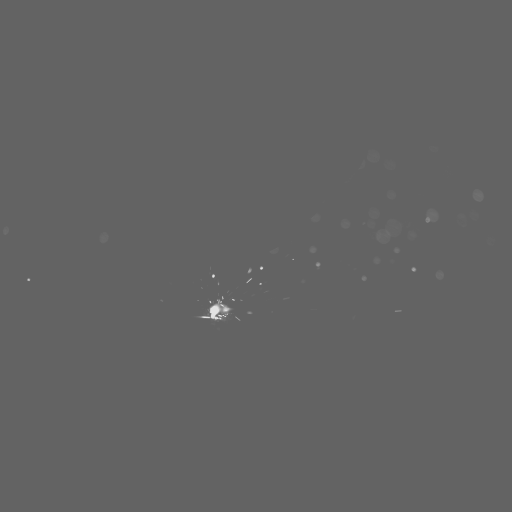
#> input picture frame 0 of IR_track/IR200f.avi, 1024 x 1024 px, given in place of original.avi, which was not available (shown at 1/2 size)
$ python count_opticalFlow.py
#> lines starting #> are read from the running program, lines starting #| are printed output that depends on the picture; after the words box and inside, x2 and y2 are one past the last pixel; in counts of white or black regions, pixels touching at a corner belong together; long printed decimals are rounded; pictures that were not available may be replaced by others from this repository, and a replacement may not be noted
import cv2
import numpy as np

# return the single frame at the given index
def frameGen(frameIndex):
	# check for valid frame number
#> called with frameIndex = 0
    if frameIndex >= 0 & frameIndex <= totalFrames:
    	# set frame position
    	cap.set(cv2.CAP_PROP_POS_FRAMES,frameIndex)
    else:
    	print("Error: frame index out of range")

    ret, frame = cap.read()
#> frame is the input picture: shape (1024, 1024, 3); min 99, max 226, mean 99.2
    # cv2.imwrite("frame"+str(frameIndex)+".jpg", frame)
    return(frame)

# returns local average bacground image for a given index
def bgCalc(i):
	# number of frames for calculating the average | odd val
#> called with i = 0
	windowSize = 9
	# number if frame padded to the left and right of the index i
	padding = (windowSize-1)//2
	fgbg = cv2.createBackgroundSubtractorMOG2()
	if i<padding:
		for j in range(i+8):
			fgmask=fgbg.apply(frameGen(j),learningRate=0.2)
			# fgmask=cv2.BackgroundSubtractor.apply(image[, fgmask[, learningRate]])
			bgmask=fgbg.getBackgroundImage()
#> this loop made 8 passes
#> pass 2, in bgCalc, `fgmask=fgbg.apply(frameGen(j),learningRate=0.2)`:
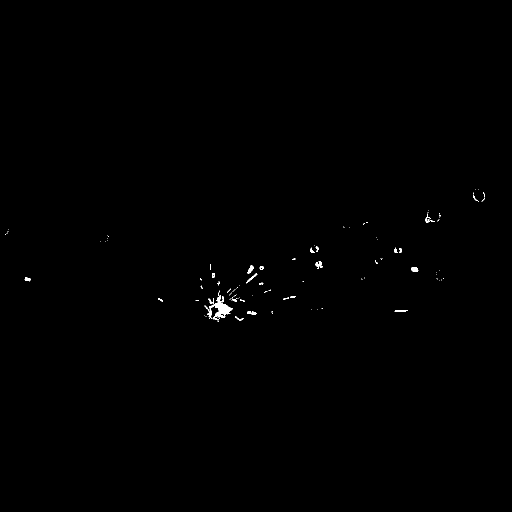
#> fgmask: shape (1024, 1024) (shown at 1/2 size); values 0 (black) and 127 (white), 0.24% white; 106 white regions (83 under 20 px), largest, box (x1, y1, x2, y2) and area: (409, 591, 465, 640) 928, (631, 522, 645, 536) 112, (822, 534, 837, 544) 108
#> pass 3, in bgCalc, `fgmask=fgbg.apply(frameGen(j),learningRate=0.2)`:
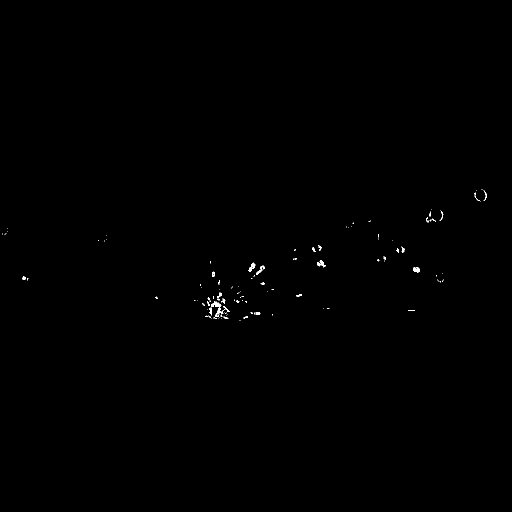
#> fgmask: shape (1024, 1024) (shown at 1/2 size); values 0 (black) and 127 (white), 0.17% white; 117 white regions (91 under 20 px), largest, box (x1, y1, x2, y2) and area: (422, 602, 459, 637) 283, (497, 525, 511, 543) 111, (634, 521, 651, 535) 107

	elif i>=padding and i<=totalFrames-padding:
		for j in range(i-padding,i+padding):
			fgmask=fgbg.apply(frameGen(j),learningRate=0.2)
			# fgmask=cv2.BackgroundSubtractor.apply(image[, fgmask[, learningRate]])
			bgmask=fgbg.getBackgroundImage()
			# cv2.imwrite(str(j)+".jpg",bgmask)
			# cv2.imwrite("a"+str(j)+".jpg",fgmask)

	elif i>totalFrames-padding:
		for j in range(i-8,totalFrames):
			fgmask=fgbg.apply(frameGen(j),learningRate=0.2)
			# fgmask=cv2.BackgroundSubtractor.apply(image[, fgmask[, learningRate]])
			bgmask=fgbg.getBackgroundImage()
	else:
		print("Incorrect frame index")
	return(bgmask)

# identifies the particles in the frame and saves the labeled image
def circleIdentifier(i):
    imgFrame = frameGen(i)
    img = 2*(0.5*imgFrame-0.5*bgCalc(i))
    cv2.imwrite("out/kang"+str(i)+".jpg",img)
    img=cv2.imread("out/kang"+str(i)+".jpg",0)
#> img: shape (1024, 1024); min 0, max 105, mean 0.1

    # adaptive mean thresholding
    th2 = cv2.adaptiveThreshold(img,255,cv2.ADAPTIVE_THRESH_MEAN_C,cv2.THRESH_BINARY,11,2)
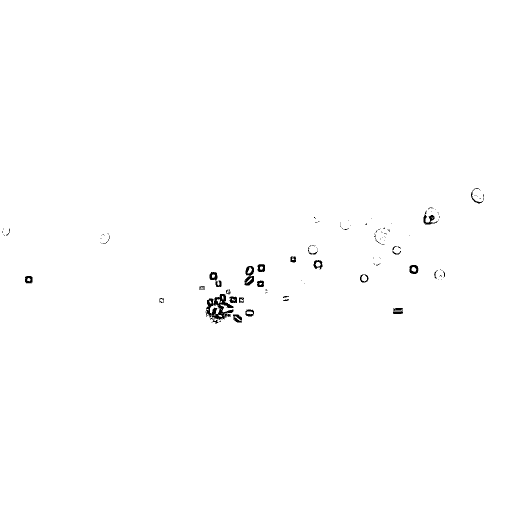
#> th2: shape (1024, 1024) (shown at 1/2 size); 99.5% white; 117 black regions (88 under 20 px), largest, box (x1, y1, x2, y2) and area: (411, 588, 467, 647) 1423, (489, 532, 508, 571) 442, (419, 544, 443, 574) 299

    # removing noise using kernel
    kernel = 2*np.ones((3,3),np.float32)
    median = cv2.filter2D(th2,-1,kernel)
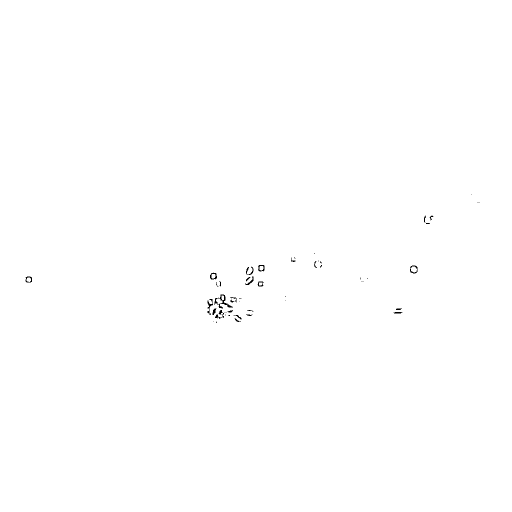
#> median: shape (1024, 1024) (shown at 1/2 size); 99.8% white; black in thin lines or dots, all inside (x1, y1, x2, y2) = (51, 388, 959, 646)

    # HoughCircles method
    circles = cv2.HoughCircles(median, cv2.HOUGH_GRADIENT, 1, median.shape[0]/30, param1=60, param2=10,minRadius=5, maxRadius=20)
#> circles = [[461.5, 612.5, 19.4], [522.5, 535.5, 7.4], [496.5, 562.5, 6], [426.5, 552.5, 6.9], [825.5, 539.5, 6.9], [424.5, 623.5, 5.5], [56.5, 559.5, 5.5]]
    return(circles,median)

    # [13 lines of commented-out code are left out]
    """
    status – output status vector (of unsigned chars); each element of the vector is set to 1
    if the flow for the corresponding features has been found, otherwise, it is set to 0.
    err – output vector of errors; each element of the vector is set to an error for the
    corresponding feature, type of the error measure can be set in flags parameter;
    if the flow wasn’t found then the error is not defined (use the status parameter to find such cases).
    """
# # count the unique particles appearing in the video with their radii
# def uParticles(i):
#
#     # new frame updation
#     nCircles,newFrame = circleIdentifier(i)
#     nCenters = nCircles[:,:,:2] #center obtained by hough method
#
#     if i==1:
#         circles,oldFrame = circleIdentifier(0)
#         centers=circles[:,:,:2]
#
#     # calculate optical flow
#     updatedCenter, st, err = cv2.calcOpticalFlowPyrLK(oldFrame, newFrame, centers, None, **lk_params)
#     print("nCenters",nCenters)
#     print("updatedCenter",updatedCenter)
#     print(st)
#
#     # TODO: Select good points using st
#     good_new = updatedCenter
#     good_old = centers
#
#     # draw the tracks
#     tFrame=frameGen(i)
#     for k,(new,old) in enumerate(zip(good_new[0], good_old[0])):
#         a,b = new.ravel()
#         c,d = old.ravel()
#         print(k,a,b)
#         tFrame = cv2.circle(tFrame,(a,b),5,color[k].tolist(),-1)
#     cv2.imwrite('tempout/frame'+str(i)+'.jpg',tFrame)
#
#     # Now update the previous frame and previous points
#     # oldFrame = newFrame.copy()
#     centers = updatedCenter
#     oldFrame = newFrame
# #_______________________________________________________________________________
# FUnctions end. start of the program

# capture frames from a camera
cap = cv2.VideoCapture('original.avi')
# get total number of frames
totalFrames = cap.get(cv2.CAP_PROP_FRAME_COUNT)

# Parameters for lucas kanade optical flow
lk_params = dict( winSize  = (30,30),
                  maxLevel = 2,
                  criteria = (cv2.TERM_CRITERIA_EPS | cv2.TERM_CRITERIA_COUNT, 10, 0.03))
# Create some random colors for drawing tracks
color = np.random.randint(0,255,(100,3))

# contains center coordinates and radii of the cicles
xCord = []
yCord = []
rad = []

# initialization frame
circles,oldFrame = circleIdentifier(0)
centers=circles[:,:,:2]
#> centers = [[461.5, 612.5], [522.5, 535.5], [496.5, 562.5], [426.5, 552.5], [825.5, 539.5], [424.5, 623.5], [56.5, 559.5]]
print(oldFrame)
#> (printed output is left out)
for index in range(len(circles[0][0])):
    xCord.append(circles[0][index][0])
    yCord.append(circles[0][index][1])
    rad.append(circles[0][index][2])
#> this loop made 3 passes
#> after the loop, rad = [19.4, 7.4, 6]; xCord = [461.5, 522.5, 496.5]; yCord = [612.5, 535.5, 562.5]


# doing the process for each frame
for i in range(1,int(totalFrames)):
	# new frame updation
    nCircles,newFrame = circleIdentifier(i)
#> call 2 of circleIdentifier, with i = 1
#> in circleIdentifier (call 2), `th2 = cv2.adaptiveThreshold(img,255,cv2.ADAPTIVE_THRESH_MEAN_C,cv2.THR..`:
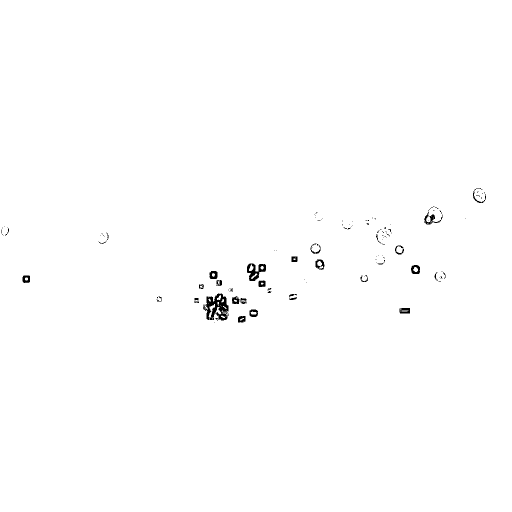
#> th2: shape (1024, 1024) (shown at 1/2 size); 99.5% white; 115 black regions (81 under 20 px), largest, box (x1, y1, x2, y2) and area: (406, 587, 457, 641) 1525, (494, 527, 532, 562) 658, (848, 423, 885, 449) 277
#> in circleIdentifier (call 2), `median = cv2.filter2D(th2,-1,kernel)`:
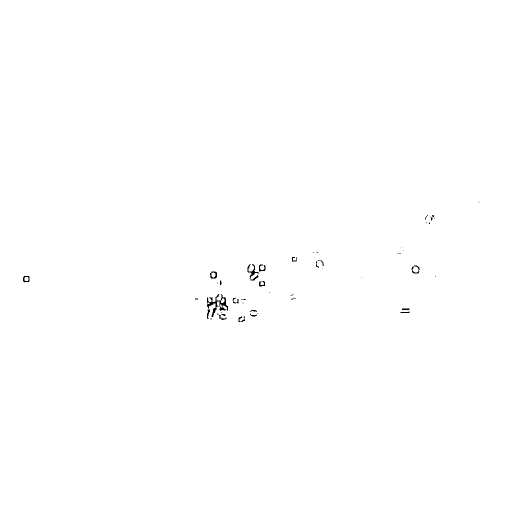
#> median: shape (1024, 1024) (shown at 1/2 size); 99.8% white; black in thin lines or dots, all inside (x1, y1, x2, y2) = (46, 403, 960, 644)
#> in circleIdentifier (call 2), `circles = cv2.HoughCircles(median, cv2.HOUGH_GRADIENT, 1, median.shape..`: circles = [[437.5, 599.5, 13.8], [52.5, 557.5, 7.4], [638.5, 526.5, 7.4], [829.5, 538.5, 7.4], [500.5, 535.5, 7.1], [507.5, 624.5, 5.5], [428.5, 548.5, 6.6]]
#> nCircles has the same summary as circles in circleIdentifier
    nCenters = nCircles[:,:,:2] #center obtained by hough method
#> nCenters = [[437.5, 599.5], [52.5, 557.5], [638.5, 526.5], [829.5, 538.5], [500.5, 535.5], [507.5, 624.5], [428.5, 548.5]]

    # calculate optical flow
    updatedCenter, st, err = cv2.calcOpticalFlowPyrLK(oldFrame, newFrame, centers, None, **lk_params)
#> updatedCenter = [[464.5, 615.8], [524, 535], [501.4, 558.8], [426.7, 550.2], [829.1, 539.9], [424.8, 622.2], [51.66, 558.3]]; st = [1, 1, 1, 1, 1, 1, 1]; err = [45.97, 18.71, 41.93, 12.54, 12.41, 63.74, 7.78]
    print("nCenters",nCenters)
#| nCenters [[[437.5 599.5]
#|   [ 52.5 557.5]
#|   [638.5 526.5]
#|   [829.5 538.5]
#|   [500.5 535.5]
#|   [507.5 624.5]
#|   [428.5 548.5]]]
    print("updatedCenter",updatedCenter)
#| updatedCenter [[[464.529 615.8424 ]
#|   [524.0117  534.962]
#|   [501.442 558.828]
#|   [426.714 550.170]
#|   [829.0968  539.8686 ]
#|   [424.754 622.2458 ]
#|   [ 51.657 558.3174 ]]]
    print(st)
#| [[1]
#|  [1]
#|  [1]
#|  [1]
#|  [1]
#|  [1]
#|  [1]]

    # TODO: Select good points using st
    good_new = updatedCenter
#> good_new has the same summary as updatedCenter
    good_old = centers
#> good_old has the same summary as centers

    # draw the tracks
    tFrame=frameGen(i)
    for k,(new,old) in enumerate(zip(good_new[0], good_old[0])):
        a,b = new.ravel()
        c,d = old.ravel()
        print(k,a,b)
        tFrame = cv2.circle(tFrame,(a,b),5,color[k].tolist(),-1)
#> this loop made 7 passes
#> (a, b, c, d) on passes 1 to 7: (464.5, 615.8, 461.5, 612.5), (524, 535, 522.5, 535.5), (501.4, 558.8, 496.5, 562.5), (426.7, 550.2, 426.5, 552.5), (829.1, 539.9, 825.5, 539.5), (424.8, 622.2, 424.5, 623.5), (51.66, 558.3, 56.5, 559.5)
#| 0 464.529 615.8424
#| 1 524.0117 534.962
#| 2 501.442 558.828
#| 3 426.714 550.170
#| 4 829.0968 539.8686
#| 5 424.754 622.2458
#| 6 51.657 558.3174
#> tFrame: shape (1024, 1024, 3); mean B, G, R 99.2, 99.1, 99.2
    cv2.imwrite('tempout/frame'+str(i)+'.jpg',tFrame)

    # Now update the previous frame and previous points
    # oldFrame = newFrame.copy()
    centers = updatedCenter
#> centers has the same summary as updatedCenter
    oldFrame = newFrame
